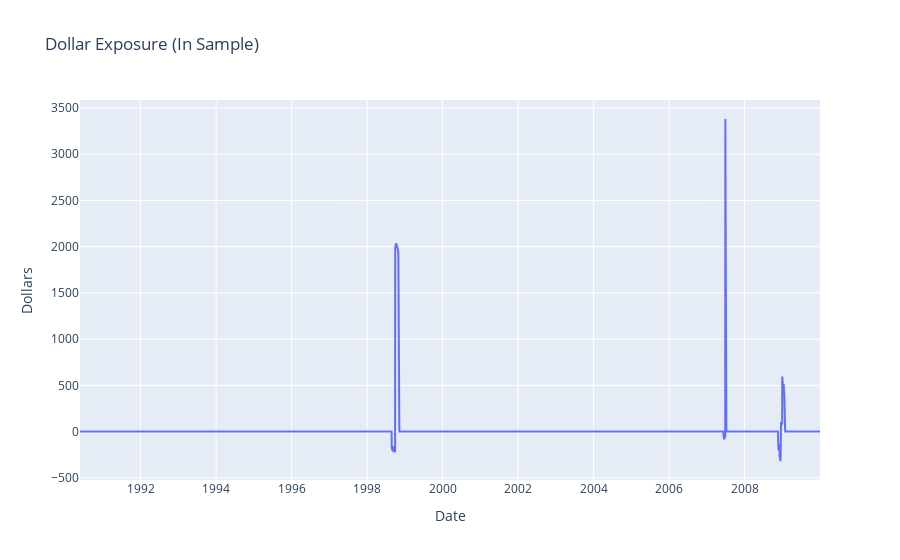

Write notebook code for a chart like this one.
### Markdown cell above
*Hedge Effectiveness (Dollar Exposure)*

### Code cell
fig = go.Figure()

fig.add_trace(
    go.Scatter(
        x = exp.index,
        y = exp['Dollar Exposure'],
    )
)

fig.update_layout(title = 'Dollar Exposure (In Sample)')
fig.update_xaxes(title= 'Date')
fig.update_yaxes(title = 'Dollars')
fig.show()

### Figure 1 — Plotly figure (JSON) as saved in the notebook; plotly's stock layout.template omitted (floating-point values rounded to 4 significant figures; data arrays with more than 128 entries replaced by an {"elided": "..."} marker saying what was removed)
{"data": [{"type": "scatter", "x": {"elided": "4897 str values"}, "y": {"elided": "4897 float values"}}], "layout": {"title": {"text": "Dollar Exposure (In Sample)"}, "xaxis": {"title": {"text": "Date"}}, "yaxis": {"title": {"text": "Dollars"}}}}
